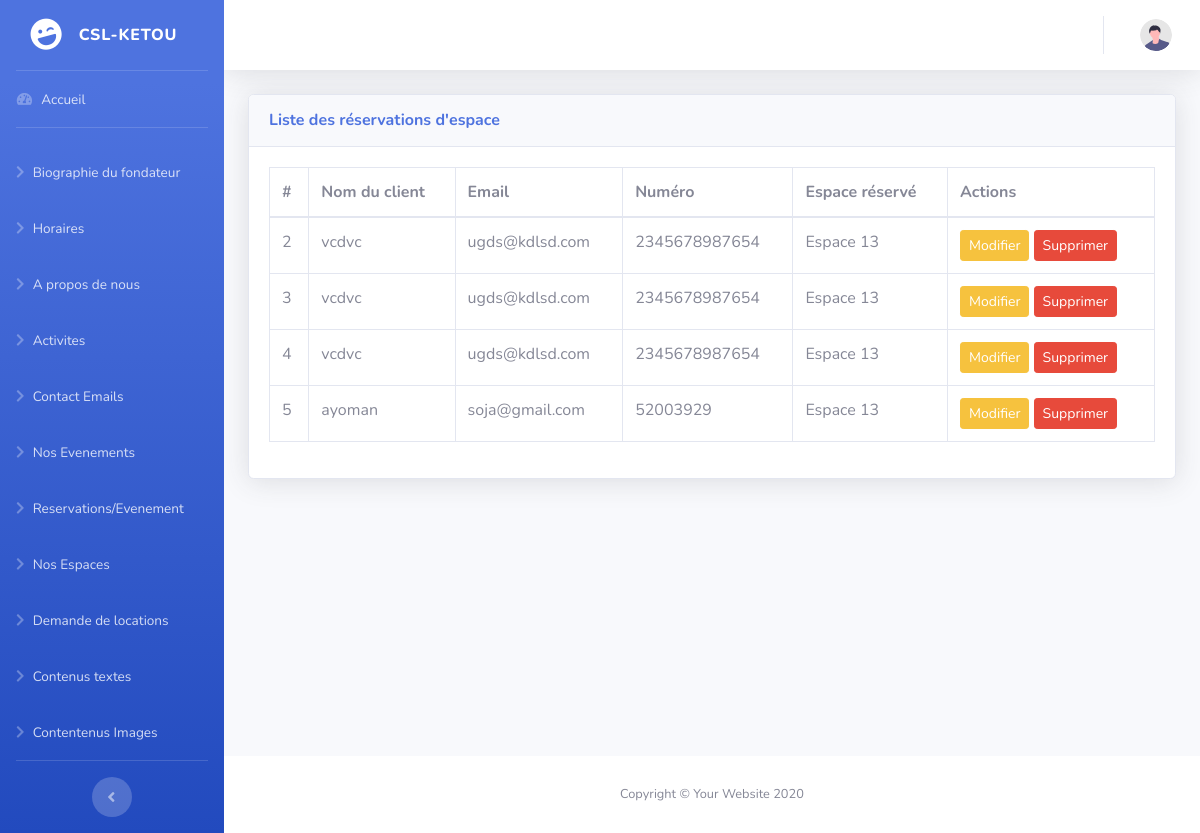
The app's page /Admin/csl-backend/space_locations/detail.php, older data.
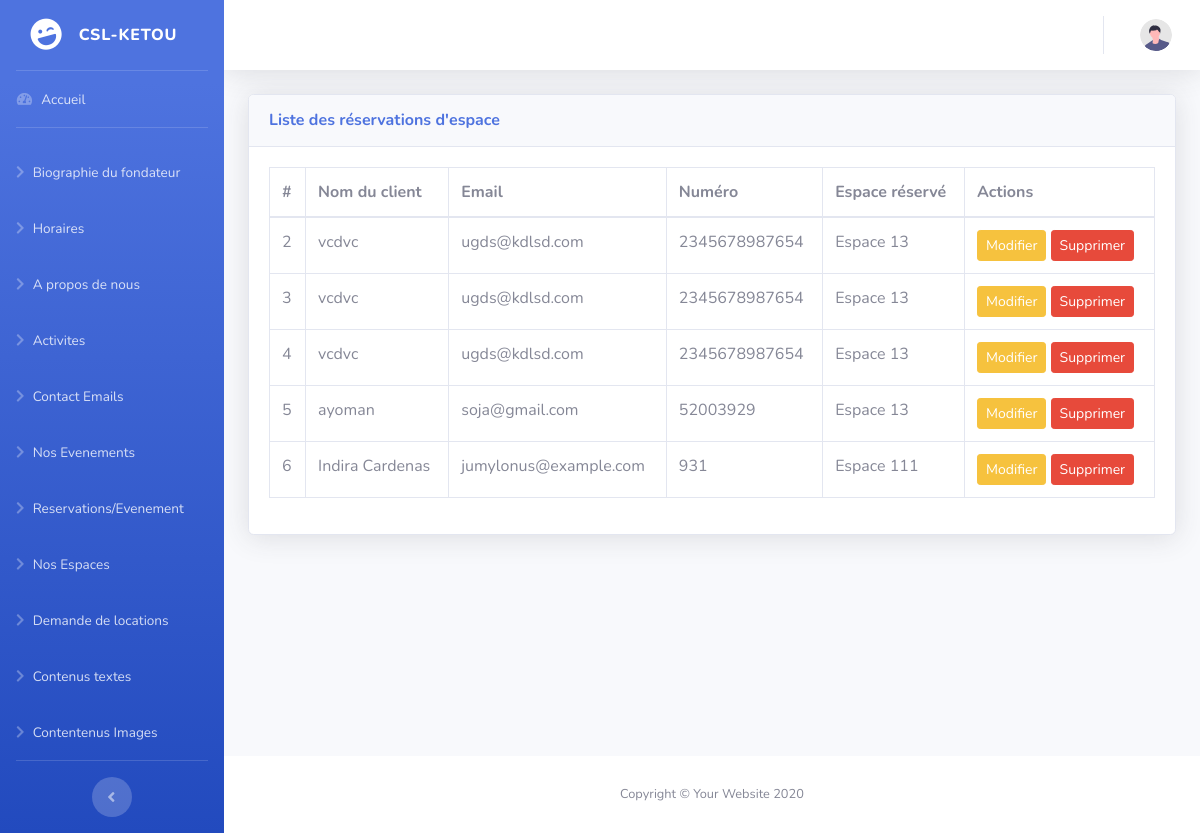
The same page, newer data.
### tables this page shows
CREATE TABLE `space_locations` (
  `id` int(11) NOT NULL,
  `client_name` varchar(255) NOT NULL,
  `client_email` varchar(255) NOT NULL,
  `client_number` varchar(20) NOT NULL,
  `space_id` int(11) NOT NULL,
  `created_at` timestamp NOT NULL DEFAULT current_timestamp(),
  `updated_at` timestamp NOT NULL DEFAULT current_timestamp() ON UPDATE current_timestamp()
);

CREATE TABLE `spaces` (
  `id` int(11) NOT NULL,
  `name` varchar(255) NOT NULL,
  `images` text NOT NULL,
  `amount` decimal(10,2) NOT NULL,
  `created_at` timestamp NOT NULL DEFAULT current_timestamp(),
  `updated_at` timestamp NOT NULL DEFAULT current_timestamp() ON UPDATE current_timestamp()
);

### Admin/csl-backend/space_locations/detail.php (the view, shortened to what this page needs)
<?php
require '../../../config/database.php';
$stmt = $pdo->prepare("SELECT sl.id, sl.client_name, sl.client_email, sl.client_number, s.name AS space_name
                       FROM space_locations sl
                       INNER JOIN spaces s ON sl.space_id = s.id");
$stmt->execute();
$locations = $stmt->fetchAll();
?>
<!DOCTYPE html>
<html lang="fr">
<head>
    <?php include('../includes/links.php'); ?>
</head>
<body id="page-top">
    <div id="wrapper">
        <?php include('../includes/sidebar.php'); ?>
        <div id="content-wrapper" class="d-flex flex-column">
            <div id="content">
                <?php include('../includes/navbar.php'); ?>
                <div class="container-fluid">
                    <div class="card shadow mb-4">
                        <div class="card-header py-3">
                            <h6 class="m-0 font-weight-bold text-primary">Liste des réservations d'espace</h6>
                        </div>
                        <div class="card-body">
                            <?php if ($locations): ?>
                                <table class="table table-bordered">
                                    <thead>
                                        <tr>
                                            <th>#</th>
                                            <th>Nom du client</th>
                                            <th>Email</th>
                                            <th>Numéro</th>
                                            <th>Espace réservé</th>
                                            <th>Actions</th>
                                        </tr>
                                    </thead>
                                    <tbody>
                                        <?php foreach ($locations as $location): ?>
                                            <tr>
                                                <td><?php echo htmlspecialchars($location['id']); ?></td>
                                                <td><?php echo htmlspecialchars($location['client_name']); ?></td>
                                                <td><?php echo htmlspecialchars($location['client_email']); ?></td>
                                                <td><?php echo htmlspecialchars($location['client_number']); ?></td>
                                                <td><?php echo htmlspecialchars($location['space_name']); ?></td>
                                                <td>
                                                    <a href="edit.php?id=<?php echo $location['id']; ?>" class="btn btn-warning btn-sm">Modifier</a>
                                                    <a href="delete.php?id=<?php echo $location['id']; ?>" class="btn btn-danger btn-sm" onclick="return confirm('Êtes-vous sûr de vouloir supprimer cette réservation ?')">Supprimer</a>
                                                </td>
                                            </tr>
                                        <?php endforeach; ?>
                                    </tbody>
                                </table>
                            <?php else: ?>
                                <p>Aucune réservation trouvée.</p>
                            <?php endif; ?>
                        </div>
                    </div>
                </div>
            </div>
            <?php include('../includes/footer.php'); ?>
        </div>
    </div>
</body>
</html>

Row changes from the older to the newer data that the page shows:
added space_locations: id "6", client_name "Indira Cardenas", client_email "jumylonus@example.com", client_number "931", space.name "Espace 111"
